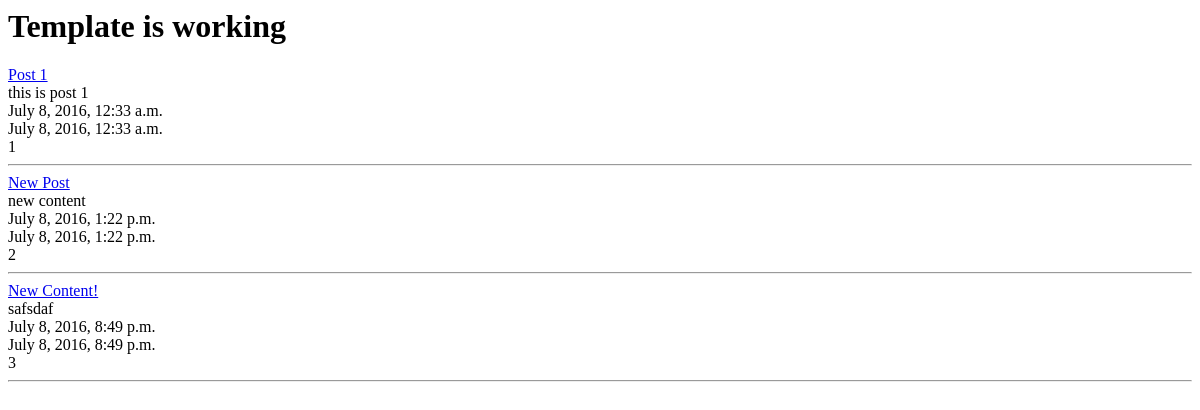
/posts/, run on an earlier commit of the app's database.
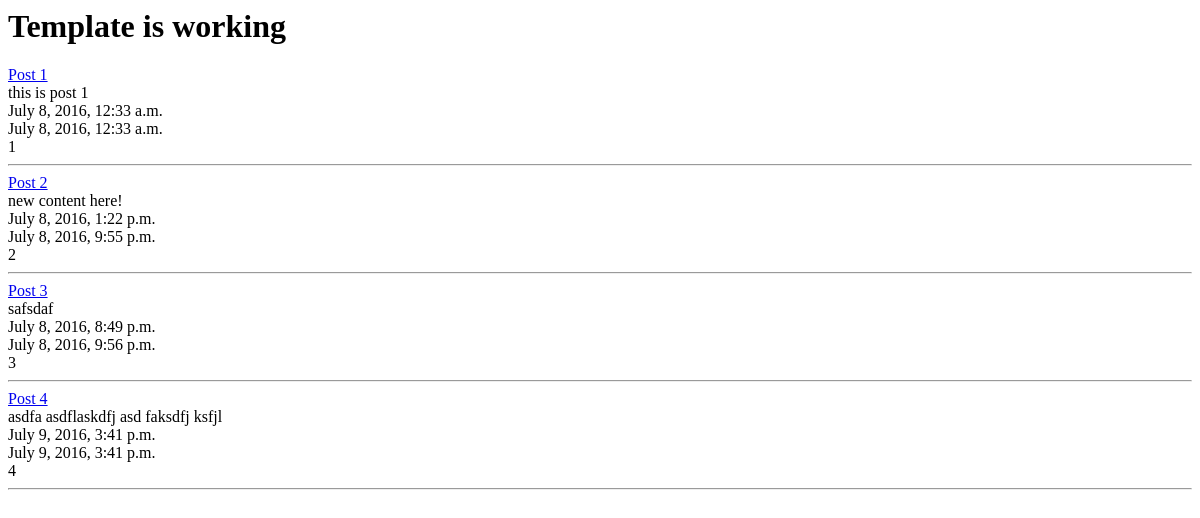
And on a later commit of the database.
### posts/models.py (models this page shows, shortened)
class Post(models.Model):
    title = models.CharField(max_length=120)
    content = models.TextField()
    updated = models.DateTimeField(auto_now=True, auto_now_add=False)
    timestamp = models.DateTimeField(auto_now=False, auto_now_add=True)
    def get_absolute_url(self):
        return reverse('posts:detail', kwargs={'id':self.id})

### posts/views.py (the view)
def post_list(request):
    queryset = Post.objects.all()
    context = {
        'title': 'List',
        'object_list': queryset
    }
    return render(request, 'post_list.html', context)

### templates/post_list.html
{% extends "base.html" %}
{% block content %}
  <h1>Template is working</h1>
  {% for obj in object_list %}
    <a href='{{ obj.get_absolute_url }}'> {{ obj.title }} </a><br />
    {{ obj.content }}<br />
    {{ obj.timestamp }}<br />
    {{ obj.updated }}<br />
    {{ obj.id }}<br />
    <hr />
  {% endfor %}
{% endblock content %}

What changed in the data, as far as the page shows it:
changed Post id 2: title "New Post" → "Post 2"; content "new content" → "new content here!"; updated "July 8, 2016, 1:22 p.m." → "July 8, 2016, 9:55 p.m."
changed Post "safsdaf": title "New Content!" → "Post 3"; updated "July 8, 2016, 8:49 p.m." → "July 8, 2016, 9:56 p.m."
added Post: title "Post 4", content "asdfa asdflaskdfj asd faksdfj ksfjl", timestamp "July 9, 2016, 3:41 p.m.", updated "July 9, 2016, 3:41 p.m.", id "4"
